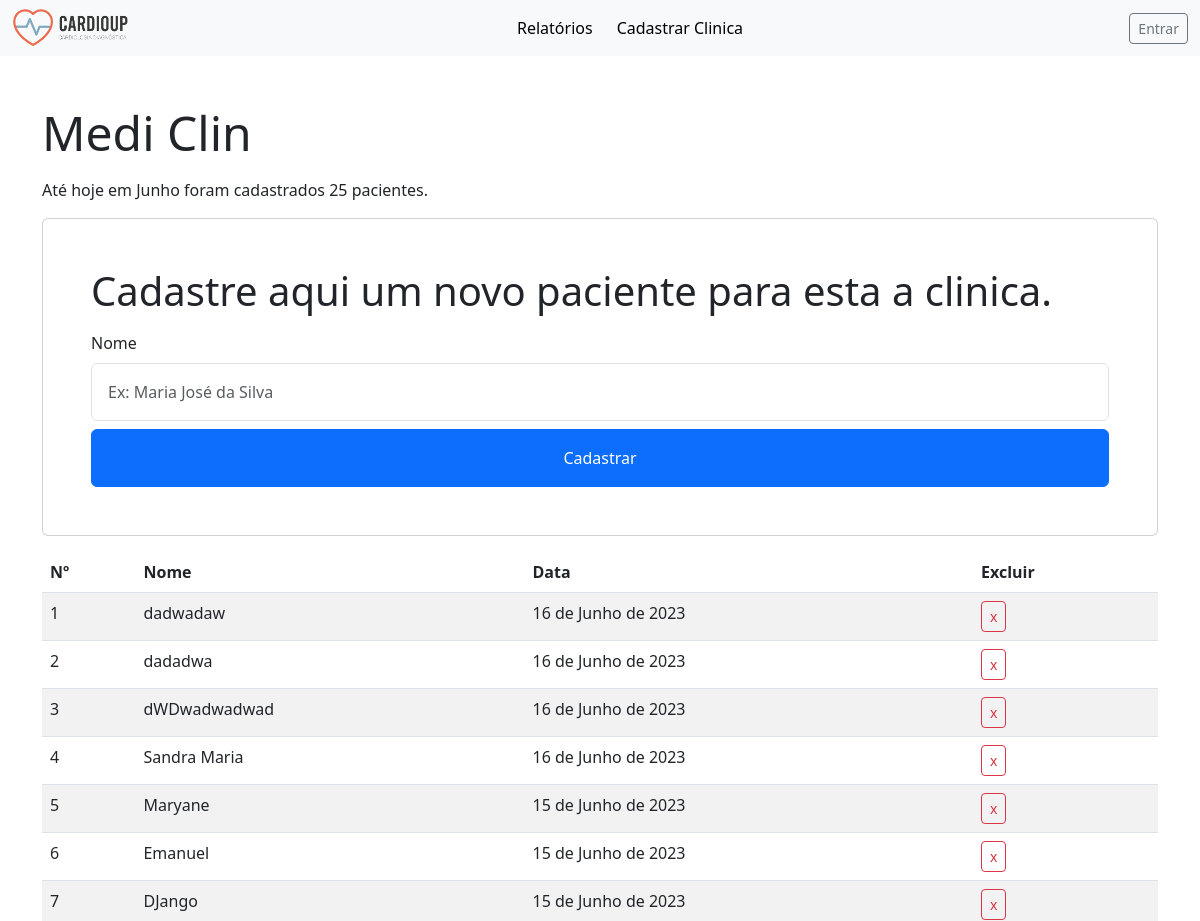
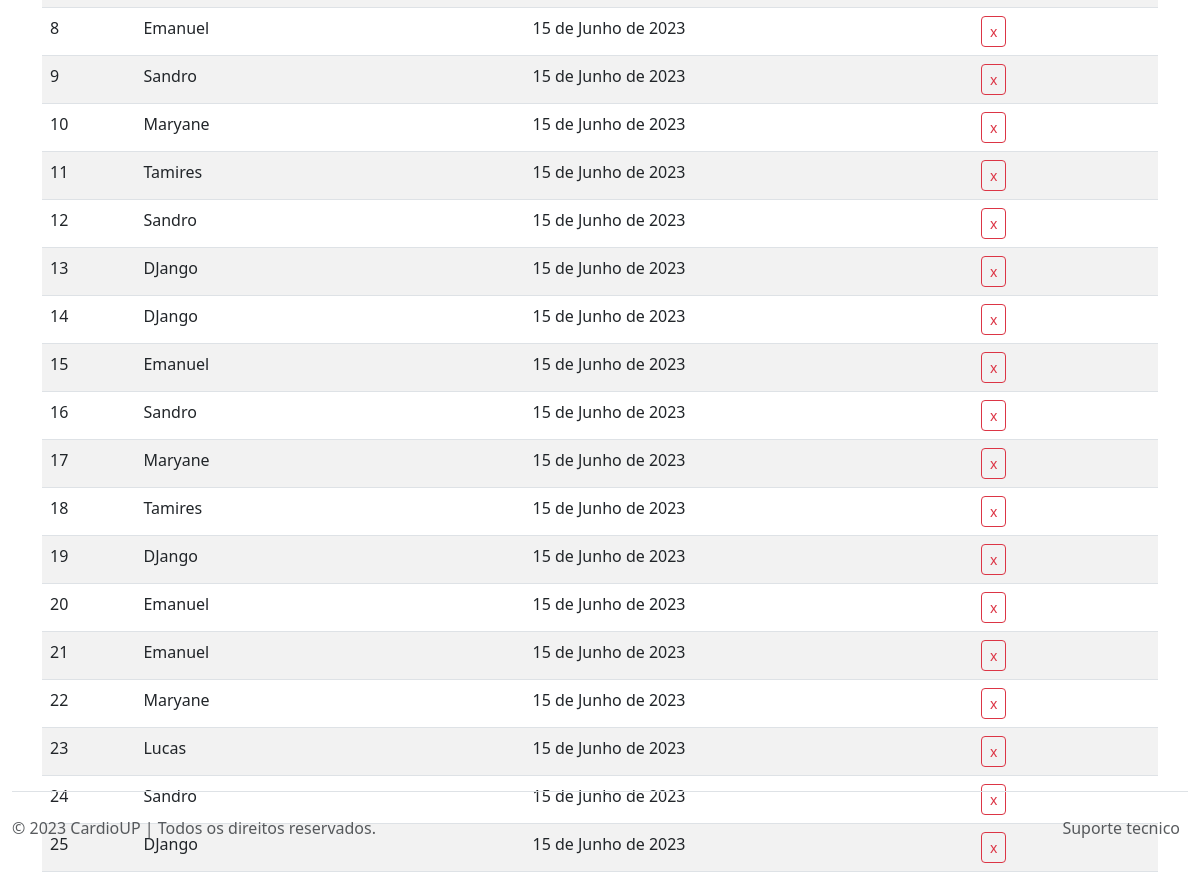
The page /clinica/2/paciente/novo on the database its author committed (2 pictures, top to bottom).
### clinica/models.py (models this page shows)
class Clinica(models.Model):
    usuario = models.ForeignKey(Usuario, on_delete=models.CASCADE)
    foto = models.ImageField(upload_to='clinicas', blank=True, null=True)
    nome = models.CharField(max_length=50)
    whatsapp = models.CharField(max_length=20, blank=True, null=True)
    def __str__(self):
        return '%s' % self.nome
    class Meta:
        ordering = ['nome', ]

### paciente/models.py (models this page shows, shortened)
class Paciente(models.Model):
    usuario = models.ForeignKey(Usuario, on_delete=models.CASCADE)
    clinica = models.ForeignKey(Clinica, on_delete=models.CASCADE)
    nome = models.CharField(max_length=200)
    criado_em = models.DateTimeField(auto_now_add=True)
    pago = models.BooleanField(default=False)
    class Meta:
        ordering = ['-criado_em', ]

### clinica/views.py (the view, shortened to what this page needs)
# urls.py: path('<int:clinica_id>/paciente/novo', PacienteNovoView.as_view(), name='paciente_novo'),
class PacienteNovoView(CreateView):
    model = Paciente
    form_class = PacienteForm
    template_name = 'clinica/clinica_paciente_novo.html'
    def get_context_data(self, **kwargs):
        context = super().get_context_data(**kwargs)
        clinica = Clinica.objects.get(id=self.kwargs['clinica_id'])
        ano = timezone.now().year
        mes = timezone.now().month
        primeiro_dia = datetime(ano, mes, 1, tzinfo=pytz.timezone('America/Sao_Paulo'))
        ultimo_dia = datetime(ano, mes, calendar.monthrange(ano, mes)[1], tzinfo=pytz.timezone('America/Sao_Paulo'))
        context["hoje"] = timezone.now()
        context["mes"] = timezone.now().month
        context["clinica"] = clinica
        context["pacientes"] = Paciente.objects.filter(clinica=clinica, criado_em__date=timezone.now())
        context["pacientes_mes"] = Paciente.objects.filter(clinica=clinica, criado_em__range=(primeiro_dia, ultimo_dia))
        return context

### clinica/forms.py
class PacienteForm(forms.ModelForm):
    class Meta:
        model = Paciente
        fields = ['nome', ]

### clinica/templates/clinica/clinica_paciente_novo.html (shortened to what this page needs)
{% extends 'base.html' %}
{% block content %}
<div class="container pt-5">
    <p class="display-5">{{ clinica }}</p>
    <p>Até hoje em {{ hoje|date:"F" }} foram cadastrados {{ pacientes_mes|length }} pacientes.</p>
    <div class="card p-5 mt-3 mb-3">
        <p class="display-6">Cadastre aqui um novo paciente para esta a clinica.</p>
        <form method="post">
            {% for field in form %}
            <div class="">
                <label for="{{ field.label|lower }}" class="form-label">Nome</label>
                <input autofocus type="text" class="form-control p-3" required id="{{ field.label|lower }}"
                       name="{{ field.label|lower }}"
                       placeholder="Ex: Maria José da Silva">
            </div>
            {% endfor %}
            <div class="d-grid align-center mx-auto col-xs-12 col-sm-12">
                <button type="submit" class="btn btn-primary btn-block mt-2  p-3">Cadastrar</button>
            </div>
        </form>
    </div>
    <table class="table table-striped">
        <thead>
        <tr>
            <th scope="col">Nº</th>
            <th scope="col">Nome</th>
            <th scope="col">Data</th>
            <th scope="col">Excluir</th>
        </tr>
        </thead>
        <tbody>
        {% for paciente in pacientes_mes %}
        <tr>
            <td scope="row">{{ forloop.counter0|add:1 }}</td>
            <td class="">{{ paciente.nome }}</td>
            <td class="">{{ paciente.criado_em|date }}</td>
            <td>
                <a href="{% url 'paciente_delete' paciente.id %}" class="btn btn-sm btn-outline-danger" type="button">x</a>
            </td>
        </tr>
        {% endfor %}
        </tbody>
    </table>
</div>
{% endblock %}

### rows shown on the page
Clinica: nome "Medi Clin"
Paciente: nome "dadwadaw", criado_em "16 de Junho de 2023"
Paciente: nome "dadadwa", criado_em "16 de Junho de 2023"
Paciente: nome "dWDwadwadwad", criado_em "16 de Junho de 2023"
Paciente: nome "Sandra Maria", criado_em "16 de Junho de 2023"
Paciente: nome "Maryane", criado_em "15 de Junho de 2023"
Paciente: nome "Emanuel", criado_em "15 de Junho de 2023"
Paciente: nome "DJango", criado_em "15 de Junho de 2023"
Paciente: nome "Emanuel", criado_em "15 de Junho de 2023"
Paciente: nome "Sandro", criado_em "15 de Junho de 2023"
Paciente: nome "Maryane", criado_em "15 de Junho de 2023"
Paciente: nome "Tamires", criado_em "15 de Junho de 2023"
Paciente: nome "Sandro", criado_em "15 de Junho de 2023"
Paciente: nome "DJango", criado_em "15 de Junho de 2023"
Paciente: nome "DJango", criado_em "15 de Junho de 2023"
Paciente: nome "Emanuel", criado_em "15 de Junho de 2023"
Paciente: nome "Sandro", criado_em "15 de Junho de 2023"
Paciente: nome "Maryane", criado_em "15 de Junho de 2023"
Paciente: nome "Tamires", criado_em "15 de Junho de 2023"
Paciente: nome "DJango", criado_em "15 de Junho de 2023"
Paciente: nome "Emanuel", criado_em "15 de Junho de 2023"
Paciente: nome "Emanuel", criado_em "15 de Junho de 2023"
Paciente: nome "Maryane", criado_em "15 de Junho de 2023"
Paciente: nome "Lucas", criado_em "15 de Junho de 2023"
Paciente: nome "Sandro", criado_em "15 de Junho de 2023"
Paciente: nome "DJango", criado_em "15 de Junho de 2023"

### other values the page prints
{{ hoje|date:"F" }} "Junho"
{{ pacientes_mes|length }} "25"
